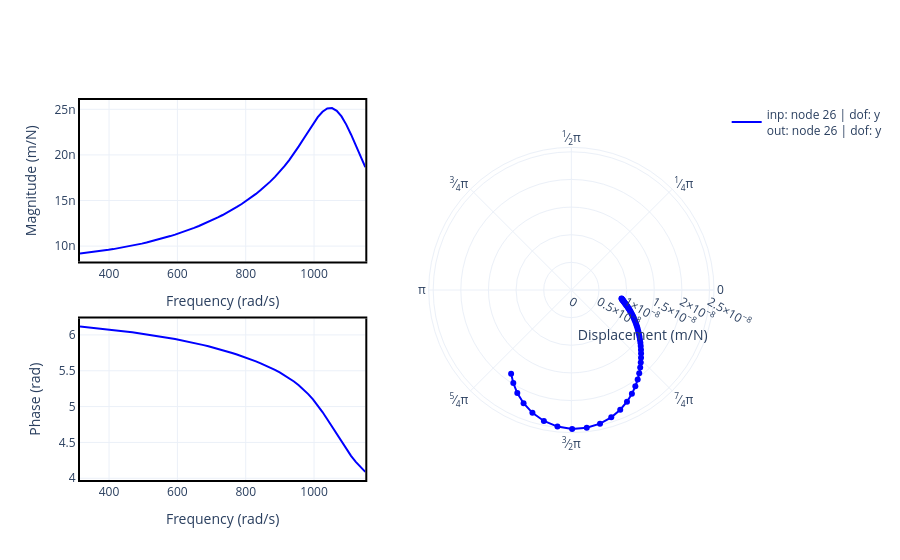

Notebook cell for this chart:
### Markdown cell above
### 1.1.3 Plotting results - Bode Plot

We can plot the frequency response selecting the input and output degree of freedom.

- Input is the degree of freedom to be excited;
- Output is the degree of freedom to be observed.

Each shaft node has 6 local degrees of freedom (dof) $[x, y, z, \alpha, \beta, \theta]$, and each degree of freedom has it own index:
- $x$ &rarr; index 0
- $y$ &rarr; index 1
- $z$ &rarr; index 2
- $\alpha$ &rarr; index 3
- $\beta$ &rarr; index 4
- $\theta$ &rarr; index 5

To select a DoF to input and a DoF to the output, we have to use the following correlation:

$global\_dof = node\_number \cdot  dof\_per\_node + dof\_index$

For example:
node 26, global dof $y$:

### Code cell
node = 26
global_dof = node * rotor3.number_dof + 1
plot = results1.plot(inp=global_dof, out=global_dof)
plot

# converting the first plot yaxis to log scale
# plot = results1.plot(inp=global_dof, out=global_dof)
# plot.update_yaxes(type="log", row=1, col=1)
# plot

### Figure 1 — Plotly figure (JSON) as saved in the notebook; plotly's stock layout.template omitted (floating-point values rounded to 4 significant figures)
{"data": [{"hovertemplate": "Frequency (rad/s): %{x:.2f}<br>Amplitude (m/N): %{y:.2e}", "legendgroup": "inp: node 26 | dof: y<br>out: node 26 | dof: y", "line": {"color": "blue"}, "mode": "lines", "name": "inp: node 26 | dof: y<br>out: node 26 | dof: y", "showlegend": true, "type": "scatter", "x": [315, 328.9, 342.8, 356.8, 370.7, 384.6, 398.5, 412.4, 426.3, 440.2, 454.2, 468.1, 482, 495.9, 509.8, 523.8, 537.7, 551.6, 565.5, 579.4, 593.3, 607.2, 621.2, 635.1, 649, 662.9, 676.8, 690.8, 704.7, 718.6, 732.5, 746.4, 760.3, 774.2, 788.2, 802.1, 816, 829.9, 843.8, 857.8, 871.7, 885.6, 899.5, 913.4, 927.3, 941.2, 955.2, 969.1, 983, 996.9, 1011.0, 1025.0, 1039.0, 1053.0, 1066.0, 1080.0, 1094.0, 1108.0, 1122.0, 1136.0, 1150], "xaxis": "x", "y": [9.199e-09, 9.253e-09, 9.311e-09, 9.374e-09, 9.441e-09, 9.513e-09, 9.591e-09, 9.673e-09, 9.76e-09, 9.852e-09, 9.949e-09, 1.005e-08, 1.016e-08, 1.028e-08, 1.04e-08, 1.052e-08, 1.066e-08, 1.08e-08, 1.094e-08, 1.11e-08, 1.126e-08, 1.143e-08, 1.161e-08, 1.18e-08, 1.2e-08, 1.221e-08, 1.242e-08, 1.265e-08, 1.289e-08, 1.315e-08, 1.341e-08, 1.369e-08, 1.398e-08, 1.429e-08, 1.462e-08, 1.497e-08, 1.533e-08, 1.572e-08, 1.614e-08, 1.659e-08, 1.707e-08, 1.759e-08, 1.816e-08, 1.877e-08, 1.944e-08, 2.016e-08, 2.093e-08, 2.175e-08, 2.259e-08, 2.341e-08, 2.415e-08, 2.474e-08, 2.509e-08, 2.514e-08, 2.484e-08, 2.422e-08, 2.332e-08, 2.224e-08, 2.106e-08, 1.984e-08, 1.865e-08], "yaxis": "y"}, {"hovertemplate": "Frequency (rad/s): %{x:.2f}<br>Phase: %{y:.2e}", "legendgroup": "inp: node 26 | dof: y<br>out: node 26 | dof: y", "line": {"color": "blue"}, "mode": "lines", "name": "inp: node 26 | dof: y<br>out: node 26 | dof: y", "showlegend": false, "type": "scatter", "x": [315, 328.9, 342.8, 356.8, 370.7, 384.6, 398.5, 412.4, 426.3, 440.2, 454.2, 468.1, 482, 495.9, 509.8, 523.8, 537.7, 551.6, 565.5, 579.4, 593.3, 607.2, 621.2, 635.1, 649, 662.9, 676.8, 690.8, 704.7, 718.6, 732.5, 746.4, 760.3, 774.2, 788.2, 802.1, 816, 829.9, 843.8, 857.8, 871.7, 885.6, 899.5, 913.4, 927.3, 941.2, 955.2, 969.1, 983, 996.9, 1011.0, 1025.0, 1039.0, 1053.0, 1066.0, 1080.0, 1094.0, 1108.0, 1122.0, 1136.0, 1150], "xaxis": "x2", "y": [6.117, 6.11, 6.104, 6.098, 6.091, 6.084, 6.077, 6.069, 6.061, 6.053, 6.045, 6.037, 6.028, 6.018, 6.009, 5.999, 5.988, 5.978, 5.966, 5.955, 5.943, 5.93, 5.917, 5.903, 5.889, 5.874, 5.858, 5.842, 5.824, 5.807, 5.788, 5.768, 5.748, 5.727, 5.704, 5.681, 5.656, 5.631, 5.603, 5.575, 5.544, 5.512, 5.476, 5.438, 5.397, 5.35, 5.299, 5.24, 5.174, 5.1, 5.016, 4.924, 4.824, 4.718, 4.611, 4.506, 4.406, 4.313, 4.229, 4.154, 4.088], "yaxis": "y2"}, {"customdata": [315, 328.9, 342.8, 356.8, 370.7, 384.6, 398.5, 412.4, 426.3, 440.2, 454.2, 468.1, 482, 495.9, 509.8, 523.8, 537.7, 551.6, 565.5, 579.4, 593.3, 607.2, 621.2, 635.1, 649, 662.9, 676.8, 690.8, 704.7, 718.6, 732.5, 746.4, 760.3, 774.2, 788.2, 802.1, 816, 829.9, 843.8, 857.8, 871.7, 885.6, 899.5, 913.4, 927.3, 941.2, 955.2, 969.1, 983, 996.9, 1011.0, 1025.0, 1039.0, 1053.0, 1066.0, 1080.0, 1094.0, 1108.0, 1122.0, 1136.0, 1150], "hovertemplate": "Amplitude (m/N): %{r:.2e}<br>Phase: %{theta:.2f}<br>Frequency (rad/s): %{customdata:.2f}", "legendgroup": "inp: node 26 | dof: y<br>out: node 26 | dof: y", "line": {"color": "blue"}, "marker": {"color": "blue"}, "mode": "lines+markers", "name": "inp: node 26 | dof: y<br>out: node 26 | dof: y", "r": [9.199e-09, 9.253e-09, 9.311e-09, 9.374e-09, 9.441e-09, 9.513e-09, 9.591e-09, 9.673e-09, 9.76e-09, 9.852e-09, 9.949e-09, 1.005e-08, 1.016e-08, 1.028e-08, 1.04e-08, 1.052e-08, 1.066e-08, 1.08e-08, 1.094e-08, 1.11e-08, 1.126e-08, 1.143e-08, 1.161e-08, 1.18e-08, 1.2e-08, 1.221e-08, 1.242e-08, 1.265e-08, 1.289e-08, 1.315e-08, 1.341e-08, 1.369e-08, 1.398e-08, 1.429e-08, 1.462e-08, 1.497e-08, 1.533e-08, 1.572e-08, 1.614e-08, 1.659e-08, 1.707e-08, 1.759e-08, 1.816e-08, 1.877e-08, 1.944e-08, 2.016e-08, 2.093e-08, 2.175e-08, 2.259e-08, 2.341e-08, 2.415e-08, 2.474e-08, 2.509e-08, 2.514e-08, 2.484e-08, 2.422e-08, 2.332e-08, 2.224e-08, 2.106e-08, 1.984e-08, 1.865e-08], "showlegend": false, "subplot": "polar", "theta": [6.117, 6.11, 6.104, 6.098, 6.091, 6.084, 6.077, 6.069, 6.061, 6.053, 6.045, 6.037, 6.028, 6.018, 6.009, 5.999, 5.988, 5.978, 5.966, 5.955, 5.943, 5.93, 5.917, 5.903, 5.889, 5.874, 5.858, 5.842, 5.824, 5.807, 5.788, 5.768, 5.748, 5.727, 5.704, 5.681, 5.656, 5.631, 5.603, 5.575, 5.544, 5.512, 5.476, 5.438, 5.397, 5.35, 5.299, 5.24, 5.174, 5.1, 5.016, 4.924, 4.824, 4.718, 4.611, 4.506, 4.406, 4.313, 4.229, 4.154, 4.088], "thetaunit": "radians", "type": "scatterpolar"}], "layout": {"polar": {"angularaxis": {"thetaunit": "radians"}, "domain": {"x": [0.55, 1], "y": [0, 1]}, "radialaxis": {"exponentformat": "power", "title": {"text": "Displacement (m/N)"}}}, "xaxis": {"anchor": "y", "domain": [0, 0.45], "range": [315, 1150], "title": {"text": "Frequency (rad/s)"}}, "xaxis2": {"anchor": "y2", "domain": [0, 0.45], "range": [315, 1150], "title": {"text": "Frequency (rad/s)"}}, "yaxis": {"anchor": "x", "domain": [0.575, 1], "title": {"text": "Magnitude (m/N)"}}, "yaxis2": {"anchor": "x2", "domain": [0, 0.425], "title": {"text": "Phase (rad)"}}}}
